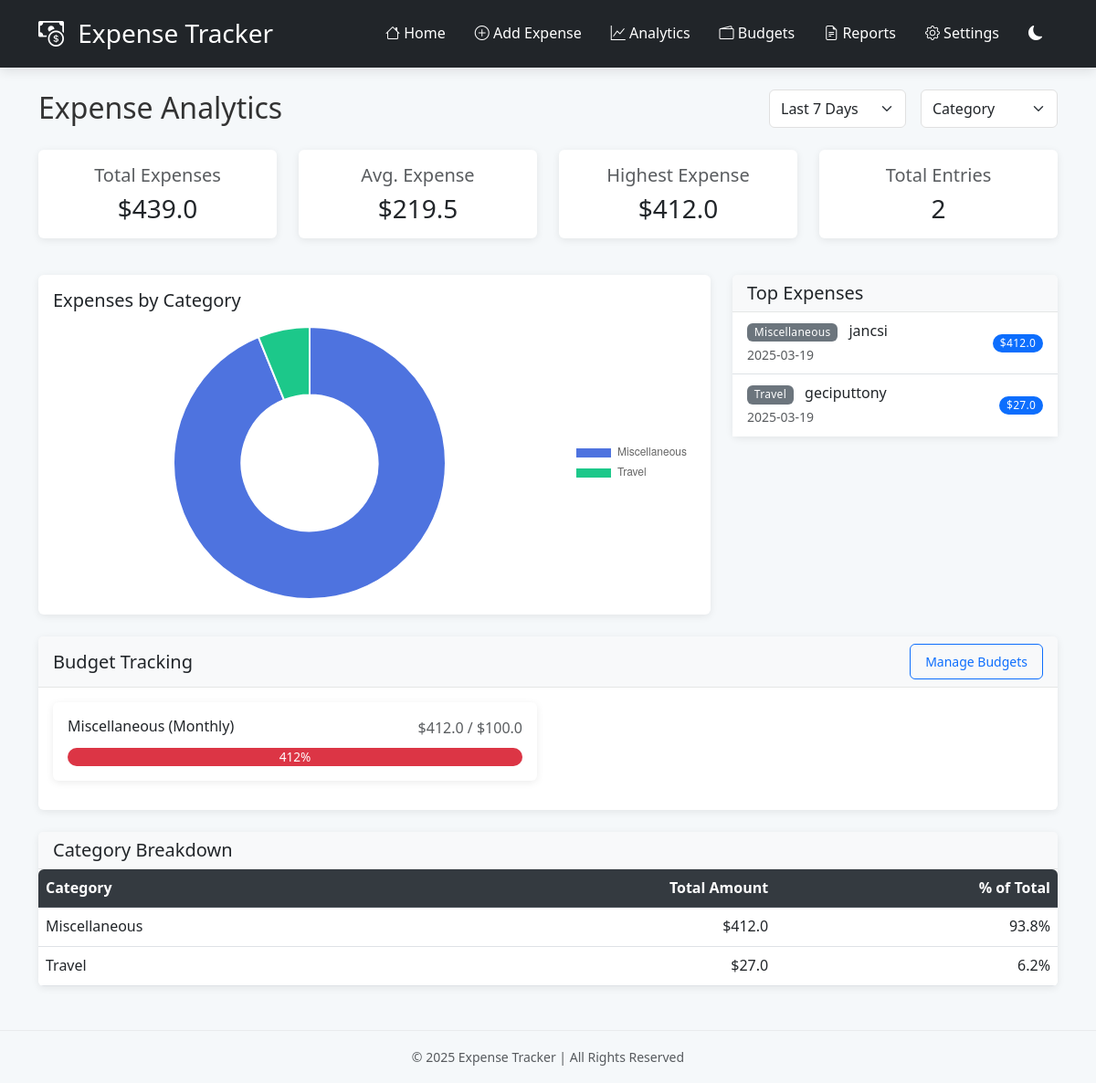
Before: /analytics with the older database file.
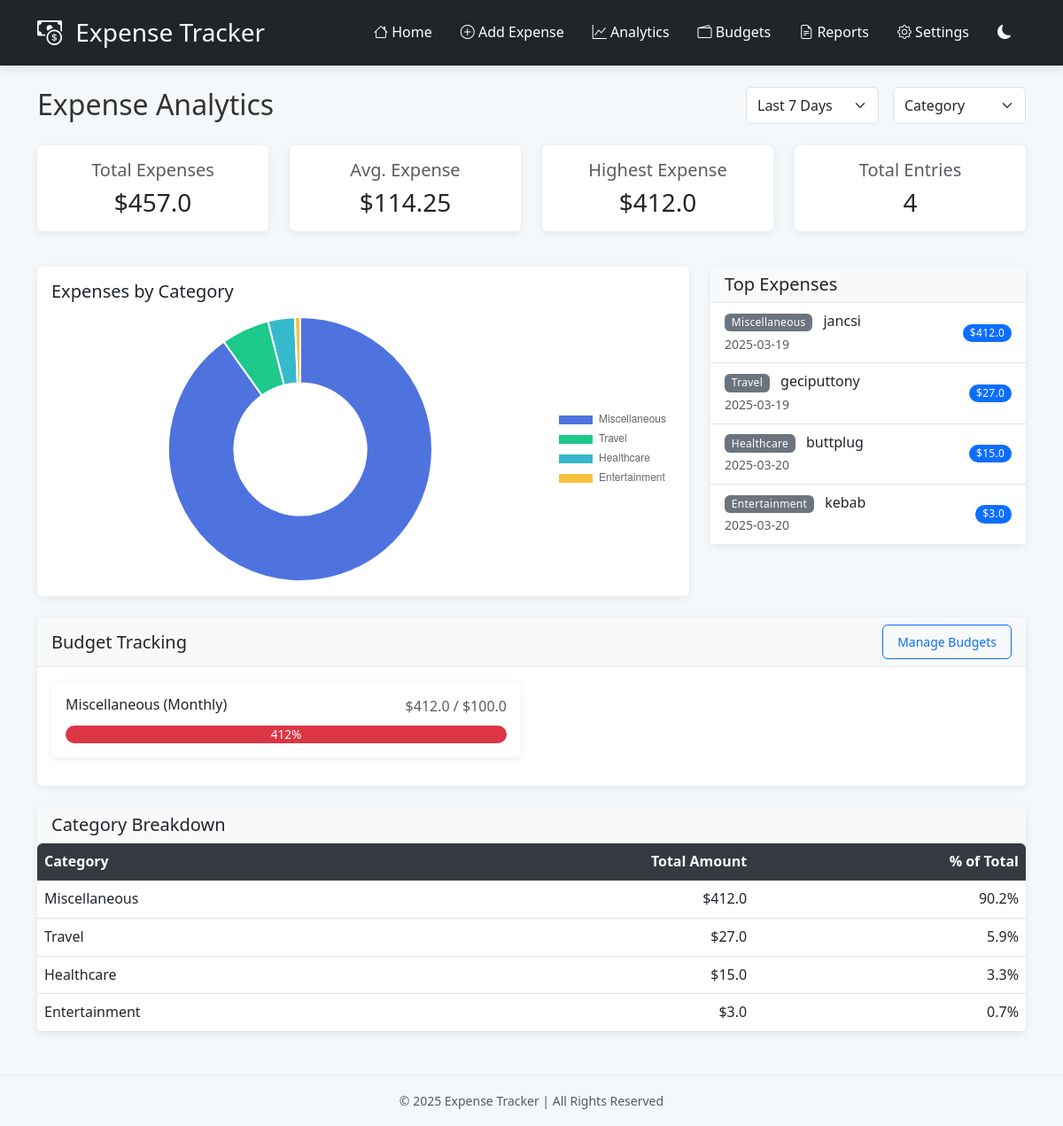
After: the same page with the newer database file.
### tables this page shows
CREATE TABLE expenses (
            id INTEGER PRIMARY KEY AUTOINCREMENT,
            description TEXT NOT NULL,
            amount REAL NOT NULL,
            category TEXT NOT NULL,
            date TEXT NOT NULL
        , recurring INTEGER DEFAULT 0, recurring_interval TEXT);

CREATE TABLE budgets (
                id INTEGER PRIMARY KEY AUTOINCREMENT,
                category TEXT NOT NULL UNIQUE,
                amount REAL NOT NULL,
                period TEXT NOT NULL
            );

### app.py (the view)
@app.route('/analytics')
def analytics():
    period = request.args.get('period', 'all')
    chart_type = request.args.get('chart_type', 'category')
    with get_db_connection() as conn:
        today = datetime.today()
        date_filters = {
            'week': today - timedelta(days=7),
            'month': today - timedelta(days=30),
            'year': today - timedelta(days=365),
            'all': None
        }
        selected_date = date_filters.get(period)
        date_clause = ''
        params = []
        if selected_date:
            date_clause = 'WHERE date >= ?'
            params.append(selected_date.strftime('%Y-%m-%d'))
        category_totals = conn.execute(f'''
            SELECT category, SUM(amount) as total
            FROM expenses
            {date_clause}
            GROUP BY category
            ORDER BY total DESC
        ''', params).fetchall()
        monthly_spending = conn.execute(f'''
            SELECT
                strftime('%Y-%m', date) as month,
                SUM(amount) as total
            FROM expenses
            {date_clause}
            GROUP BY month
            ORDER BY month
        ''', params).fetchall()
        top_expenses = conn.execute(f'''
            SELECT *
            FROM expenses
            {date_clause}
            ORDER BY amount DESC
            LIMIT 5
        ''', params).fetchall()
        stats = {}
        total_result = conn.execute(f'SELECT SUM(amount) as total FROM expenses {date_clause}', params).fetchone()
        stats['total'] = total_result['total'] if total_result['total'] else 0
        avg_result = conn.execute(f'SELECT AVG(amount) as avg FROM expenses {date_clause}', params).fetchone()
        stats['average'] = avg_result['avg'] if avg_result['avg'] else 0
        max_result = conn.execute(f'SELECT MAX(amount) as max FROM expenses {date_clause}', params).fetchone()
        stats['max'] = max_result['max'] if max_result['max'] else 0
        count_result = conn.execute(f'SELECT COUNT(*) as count FROM expenses {date_clause}', params).fetchone()
        stats['count'] = count_result['count'] if count_result['count'] else 0
        budgets = conn.execute('SELECT * FROM budgets').fetchall()
        budget_comparison = []
        for budget in budgets:
            category = budget['category']
            budget_amount = budget['amount']
            period = budget['period']
            if period == 'monthly':
                start_date = today.replace(day=1).strftime('%Y-%m-%d')
            elif period == 'weekly':
                start_date = (today - timedelta(days=today.weekday())).strftime('%Y-%m-%d')
            elif period == 'yearly':
                start_date = today.replace(month=1, day=1).strftime('%Y-%m-%d')
            else:
                start_date = None
            if start_date:
                spent_result = conn.execute('''
                    SELECT SUM(amount) as spent
                    FROM expenses
                    WHERE category = ? AND date >= ?
                ''', (category, start_date)).fetchone()
            else:
                spent_result = conn.execute('''
                    SELECT SUM(amount) as spent
                    FROM expenses
                    WHERE category = ?
                ''', (category,)).fetchone()
            spent = spent_result['spent'] if spent_result['spent'] else 0
            percentage = round((spent / budget_amount) * 100) if budget_amount > 0 else 0
            budget_comparison.append({
                'category': category,
                'budget': budget_amount,
                'spent': spent,
                'percentage': percentage,
                'period': period
            })
    currency_code = session.get('currency', 'USD')
    currency = CURRENCIES[currency_code]
    return render_template('analytics.html',
                          category_totals=category_totals,
                          monthly_spending=monthly_spending,
                          top_expenses=top_expenses,
                          stats=stats,
                          period=period,
                          chart_type=chart_type,
                          budget_comparison=budget_comparison,
                          currency=currency,
                          currency_code=currency_code)

### templates/analytics.html (shortened to what this page needs)
{% extends "layout.html" %}
{% block content %}
<div class="row mb-4 align-items-center">
    <div class="col-md-6">
        <h2 class="mb-0">Expense Analytics</h2>
    </div>
    <div class="col-md-6">
        <form method="GET" class="d-flex justify-content-end">
            <div class="me-3">
                <select class="form-select" name="period" onchange="this.form.submit()">
                    <option value="week" {% if period == 'week' %}selected{% endif %}>Last 7 Days</option>
                </select>
            </div>
            <div>
                <select class="form-select" name="chart_type" onchange="this.form.submit()">
                    <option value="category" {% if chart_type == 'category' %}selected{% endif %}>Category</option>
                </select>
            </div>
        </form>
    </div>
</div>
<div class="row mb-4">
    <div class="col-md-3">
        <div class="card shadow-sm text-center mb-3">
            <div class="card-body">
                <h5 class="card-title text-muted">Total Expenses</h5>
                <h3 class="mb-0">{{ currency.symbol }}{{ stats.total|round(2) }}</h3>
            </div>
        </div>
    </div>
    <div class="col-md-3">
        <div class="card shadow-sm text-center mb-3">
            <div class="card-body">
                <h5 class="card-title text-muted">Avg. Expense</h5>
                <h3 class="mb-0">{{ currency.symbol }}{{ stats.average|round(2) }}</h3>
            </div>
        </div>
    </div>
    <div class="col-md-3">
        <div class="card shadow-sm text-center mb-3">
            <div class="card-body">
                <h5 class="card-title text-muted">Highest Expense</h5>
                <h3 class="mb-0">{{ currency.symbol }}{{ stats.max|round(2) }}</h3>
            </div>
        </div>
    </div>
    <div class="col-md-3">
        <div class="card shadow-sm text-center mb-3">
            <div class="card-body">
                <h5 class="card-title text-muted">Total Entries</h5>
                <h3 class="mb-0">{{ stats.count }}</h3>
            </div>
        </div>
    </div>
</div>
<div class="row mb-4">
    <div class="col-md-8">
        <div class="card shadow-sm">
            <div class="card-body">
                <h5 class="card-title">
                    {% if chart_type == 'category' %}
                    Expenses by Category
                    {% else %}
                    Expenses Over Time
                    {% endif %}
                </h5>
                <div class="mt-3" style="height: 300px;">
                    <canvas id="mainChart"></canvas>
                </div>
            </div>
        </div>
    </div>
    <div class="col-md-4">
        <div class="card shadow-sm">
            <div class="card-header bg-light">
                <h5 class="card-title mb-0">Top Expenses</h5>
            </div>
            <div class="card-body p-0">
                <ul class="list-group list-group-flush">
                    {% for expense in top_expenses %}
                    <li class="list-group-item d-flex justify-content-between align-items-center">
                        <div>
                            <span class="badge bg-secondary me-2">{{ expense.category }}</span>
                            {{ expense.description }}
                            <br>
                            <small class="text-muted">{{ expense.date }}</small>
                        </div>
                        <span class="badge bg-primary rounded-pill">{{ currency.symbol }}{{ expense.amount }}</span>
                    </li>
                    {% else %}
                    <li class="list-group-item text-center py-3">No expenses to display</li>
                    {% endfor %}
                </ul>
            </div>
        </div>
    </div>
</div>
{% if budget_comparison %}
<div class="row mb-4">
    <div class="col-12">
        <div class="card shadow-sm">
            <div class="card-header bg-light d-flex justify-content-between align-items-center">
                <h5 class="card-title mb-0">Budget Tracking</h5>
                <a href="{{ url_for('manage_budgets') }}" class="btn btn-sm btn-outline-primary">Manage Budgets</a>
            </div>
            <div class="card-body">
                <div class="row">
                    {% for budget in budget_comparison %}
                    <div class="col-md-6 mb-3">
                        <div class="card">
                            <div class="card-body">
                                <div class="d-flex justify-content-between align-items-center mb-2">
                                    <h6 class="card-subtitle">{{ budget.category }} ({{ budget.period.capitalize() }})</h6>
                                    <span class="text-muted">{{ currency.symbol }}{{ budget.spent|round(2) }} / {{ currency.symbol }}{{ budget.budget|round(2) }}</span>
                                </div>
                                <div class="progress" style="height: 20px;">
                                    {% if budget.percentage <= 60 %}
                                    <div class="progress-bar bg-success" style="width: {% if budget.percentage > 100 %}100{% else %}{{ budget.percentage }}{% endif %}%">{{ budget.percentage }}%</div>
                                    {% elif budget.percentage <= 85 %}
                                    <div class="progress-bar bg-warning" style="width: {% if budget.percentage > 100 %}100{% else %}{{ budget.percentage }}{% endif %}%">{{ budget.percentage }}%</div>
                                    {% else %}
                                    <div class="progress-bar bg-danger" style="width: {% if budget.percentage > 100 %}100{% else %}{{ budget.percentage }}{% endif %}%">{{ budget.percentage }}%</div>
                                    {% endif %}
                                </div>
                            </div>
                        </div>
                    </div>
                    {% endfor %}
                </div>
            </div>
        </div>
    </div>
</div>
{% endif %}
<div class="row">
    <div class="col-12">
        <div class="card shadow-sm">
            <div class="card-header bg-light">
                <h5 class="card-title mb-0">Category Breakdown</h5>
            </div>
            <div class="card-body p-0">
                <div class="table-responsive">
                    <table class="table table-hover mb-0">
                        <thead class="table-light">
                            <tr>
                                <th>Category</th>
                                <th class="text-end">Total Amount</th>
                                <th class="text-end">% of Total</th>
                            </tr>
                        </thead>
                        <tbody>
                            {% for item in category_totals %}
                            <tr>
                                <td>{{ item.category }}</td>
                                <td class="text-end">{{ currency.symbol }}{{ item.total|round(2) }}</td>
                                <td class="text-end">{{ ((item.total / stats.total) * 100)|round(1) if stats.total > 0 else 0 }}%</td>
                            </tr>
                            {% else %}
                            <tr>
                                <td colspan="3" class="text-center py-3">No category data to display</td>
                            </tr>
                            {% endfor %}
                        </tbody>
                    </table>
                </div>
            </div>
        </div>
    </div>
</div>
{% endblock %}
{% block scripts %}
<script>
document.addEventListener('DOMContentLoaded', function() {
    const ctx = document.getElementById('mainChart').getContext('2d');
    {% if chart_type == 'category' %}
    // Category Chart (Pie/Doughnut)
    const categoryData = {
        labels: [
            {% for item in category_totals %}
            '{{ item.category }}',
            {% endfor %}
        ],
        datasets: [{
            data: [
                {% for item in category_totals %}
                {{ item.total }},
                {% endfor %}
            ],
            backgroundColor: [
                '#4e73df', '#1cc88a', '#36b9cc', '#f6c23e', '#e74a3b',
                '#5a5c69', '#6f42c1', '#fd7e14', '#20c997', '#6c757d'
            ],
            hoverOffset: 4
        }]
    };
    new Chart(ctx, {
        type: 'doughnut',
        data: categoryData,
        options: {
            responsive: true,
            maintainAspectRatio: false,
            plugins: {
                legend: {
                    position: 'right'
                }
            }
        }
    });
    {% endif %}
});
</script>
{% endblock %}

Changed rows visible on the page:
computed for expenses "jancsi": total "93.8" → "90.2"
computed for expenses "geciputtony": total "6.2" → "5.9"
added expenses: category "Healthcare", description "buttplug", date "2025-03-20", symbol "$", amount "15.0", total "15.0", total "3.3"
added expenses: category "Entertainment", description "kebab", date "2025-03-20", symbol "$", amount "3.0", total "3.0", total "0.7"
Other visible differences:
{{ stats.total|round(2) }}: "439.0" → "457.0"
{{ stats.average|round(2) }}: "219.5" → "114.25"
{{ stats.count }}: "2" → "4"
chart data {{ item.category }}: Miscellaneous, Travel → Miscellaneous, Travel, Healthcare, Entertainment
chart data {{ item.total }}: 412.0, 27.0 → 412.0, 27.0, 15.0, 3.0
